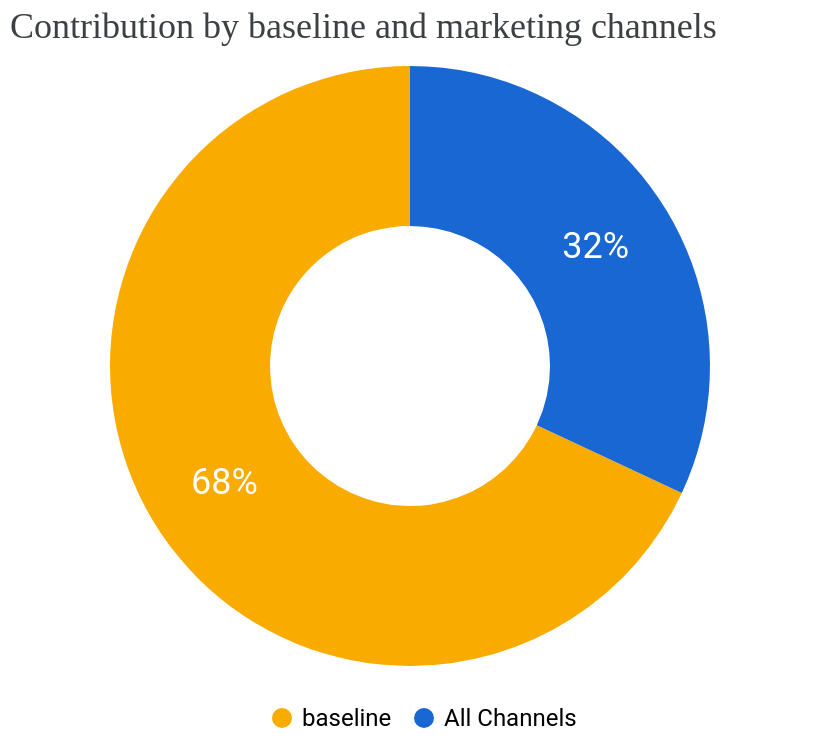

Source (notebook cell):
### Code cell
media_summary.plot_contribution_pie_chart()

### Figure 1 — Vega-Lite specification as saved in the notebook (floating-point values rounded to 4 significant figures)
{"config": {"view": {"continuousWidth": 300, "continuousHeight": 300, "stroke": null}}, "layer": [{"mark": {"type": "arc", "innerRadius": 70, "outerRadius": 150}, "encoding": {"color": {"field": "channel", "legend": {"direction": "horizontal", "labelFont": "Roboto", "labelFontSize": 12, "legendX": 130, "legendY": 320, "orient": "none", "title": null}, "scale": {"domain": ["baseline", "All Channels"], "range": ["#F9AB00", "#1967D2"]}, "type": "nominal"}, "theta": {"field": "pct_of_contribution", "stack": true, "type": "quantitative"}}}, {"mark": {"type": "text", "fill": "white", "font": "Roboto", "radius": 110, "size": 18}, "encoding": {"color": {"field": "channel", "legend": {"direction": "horizontal", "labelFont": "Roboto", "labelFontSize": 12, "legendX": 130, "legendY": 320, "orient": "none", "title": null}, "scale": {"domain": ["baseline", "All Channels"], "range": ["#F9AB00", "#1967D2"]}, "type": "nominal"}, "text": {"field": "pct_of_contribution", "format": ".0%", "type": "quantitative"}, "theta": {"field": "pct_of_contribution", "stack": true, "type": "quantitative"}}}], "data": {"name": "data-438417fd3f20734112e3bdb978d98988"}, "title": {"text": "Contribution by baseline and marketing channels", "anchor": "start", "color": "#3C4043", "font": "Google Sans Display", "fontSize": 18, "fontWeight": "normal", "offset": 10}, "width": 400, "$schema": "https://vega.github.io/schema/vega-lite/v5.20.1.json", "datasets": {"data-438417fd3f20734112e3bdb978d98988": [{"channel": "baseline", "incremental_outcome": 6015000.0, "pct_of_contribution": 0.6805}, {"channel": "All Channels", "incremental_outcome": 2824000.0, "pct_of_contribution": 0.3195}]}}
